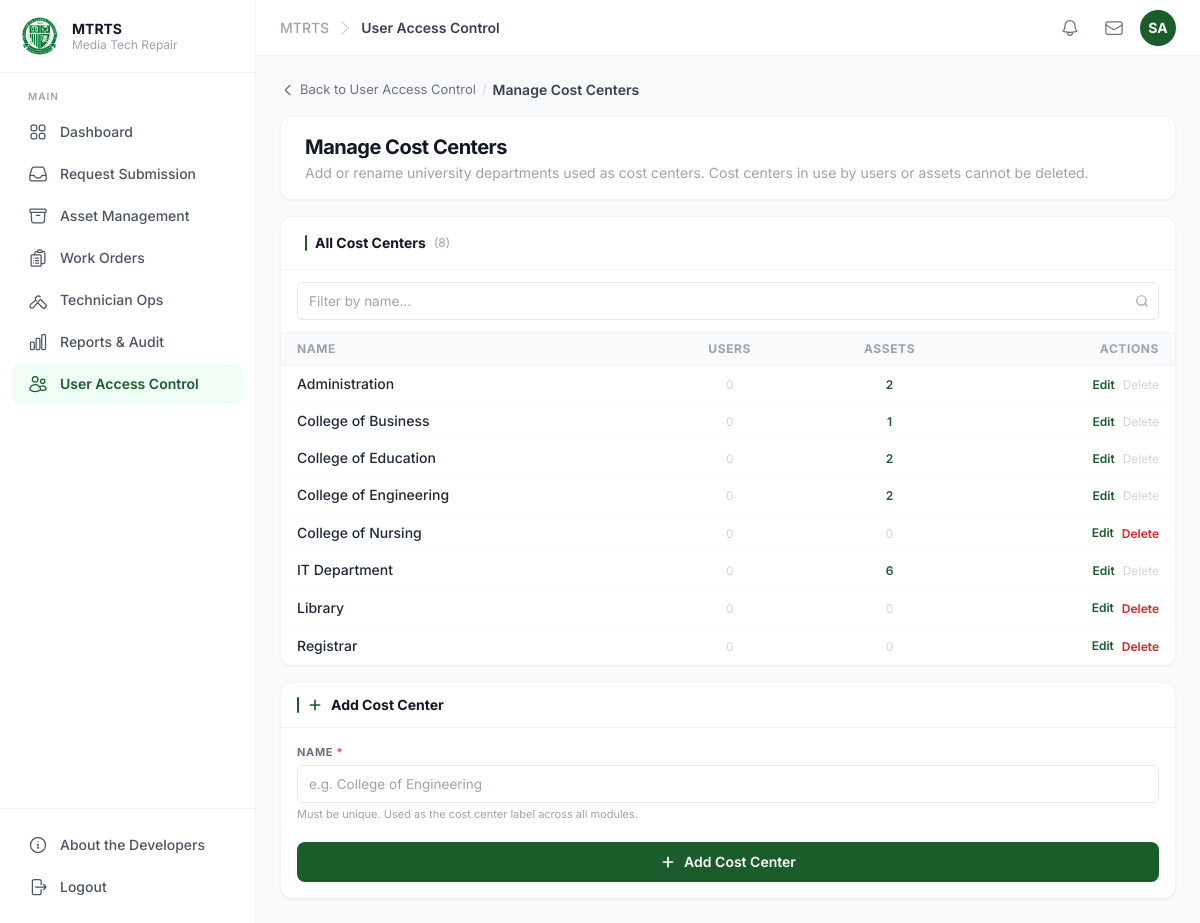
/modules/users/cost_centers.php (signed in), run on the app's committed database.
### tables this page shows
CREATE TABLE departments (
  department_id   INT           PRIMARY KEY AUTO_INCREMENT,
  department_name VARCHAR(100)  NOT NULL UNIQUE
);

### modules/users/cost_centers.php (called while the page is built, shortened)
<?php
require_once __DIR__ . '/../../config/guard.php';
$departments = get_departments_with_counts($pdo);
$edit_id  = (int)($_GET['edit'] ?? 0);
$edit_dept = $edit_id ? get_department_by_id($pdo, $edit_id) : false;
$form_data   = $_SESSION['dept_form_data']   ?? [];
$form_errors = $_SESSION['dept_form_errors'] ?? [];
require __DIR__ . '/cost_centers.view.php';
require_once __DIR__ . '/../../includes/footer.php';

### modules/users/functions.php (called while the page is built, shortened)
<?php
function get_departments_with_counts(PDO $pdo): array {
    return $pdo->query("
        SELECT d.department_id, d.department_name,
               COUNT(DISTINCT u.user_id)  AS user_count,
               COUNT(DISTINCT a.asset_id) AS asset_count
        FROM departments d
        LEFT JOIN users  u ON u.department_id = d.department_id
        LEFT JOIN assets a ON a.department_id = d.department_id
        GROUP BY d.department_id, d.department_name
        ORDER BY d.department_name
    ")->fetchAll();
}

### modules/users/cost_centers.view.php (the view, shortened to what this page needs)
<?php
$is_editing = (bool) $edit_dept;
$fv = function (string $k, string $default = '') use ($form_data, $edit_dept) {
    if (array_key_exists($k, $form_data)) return (string) $form_data[$k];
    if ($edit_dept && array_key_exists($k, $edit_dept)) return (string) $edit_dept[$k];
    return $default;
};
?>
<div class="back-row mb-4">
  <a href="index.php">
    <svg class="w-4 h-4" fill="none" viewBox="0 0 24 24" stroke="currentColor" stroke-width="2">
      <path stroke-linecap="round" stroke-linejoin="round" d="M15 19l-7-7 7-7"/>
    </svg>
    Back to User Access Control
  </a>
  <span class="text-gray-300">/</span>
  <span class="text-sm font-semibold text-gray-700">Manage Cost Centers</span>
</div>
<div class="bg-white rounded-xl shadow-sm border border-gray-100 px-6 py-4 mb-4">
  <h2 class="text-xl font-bold text-gray-900 tracking-tight">Manage Cost Centers</h2>
  <p class="text-sm text-gray-400 mt-0.5">
    Add or rename university departments used as cost centers. Cost centers in use by users or assets cannot be deleted.
  </p>
</div>
<div class="grid grid-cols-1 xl:grid-cols-[1fr_300px] gap-4 items-start">
  <div class="bg-white rounded-xl shadow-sm border border-gray-100 overflow-hidden">
    <div class="px-6 py-4 border-b border-gray-100">
      <h3 class="text-sm font-bold text-gray-900 flex items-center gap-2">
        <span class="block w-0.5 h-4 bg-olfu-green rounded"></span>
        All Cost Centers
        <span class="text-xs font-normal text-gray-400" id="dept-count">(<?= count($departments) ?>)</span>
      </h3>
    </div>
    <?php if ($departments): ?>
      <div class="px-4 py-3 border-b border-gray-100">
        <div class="relative">
          <svg class="absolute right-2.5 top-1/2 -translate-y-1/2 w-3.5 h-3.5 text-gray-400" fill="none" viewBox="0 0 24 24" stroke="currentColor" stroke-width="2">
            <circle cx="11" cy="11" r="8"/><path stroke-linecap="round" d="M21 21l-4.35-4.35"/>
          </svg>
          <input type="text" id="dept-search" placeholder="Filter by name…"
                 class="fin pr-8 text-sm" oninput="filterDepts()">
        </div>
      </div>
      <table class="w-full border-collapse text-sm">
        <thead>
          <tr class="border-b border-gray-100 bg-gray-50">
            <th class="py-2 px-4 text-left  text-xs font-bold uppercase tracking-wider text-gray-400">Name</th>
            <th class="py-2 px-4 text-center text-xs font-bold uppercase tracking-wider text-gray-400">Users</th>
            <th class="py-2 px-4 text-center text-xs font-bold uppercase tracking-wider text-gray-400">Assets</th>
            <th class="py-2 px-4 text-right  text-xs font-bold uppercase tracking-wider text-gray-400">Actions</th>
          </tr>
        </thead>
        <tbody id="dept-tbody">
          <?php foreach ($departments as $dept): ?>
            <?php $in_use = ((int)$dept['user_count'] + (int)$dept['asset_count']) > 0; ?>
            <tr class="border-b border-gray-50 hover:bg-gray-50">
              <td class="py-2 px-4 text-gray-800 font-medium"><?= htmlspecialchars($dept['department_name']) ?></td>
              <td class="py-2 px-4 text-center">
                <?php if ((int)$dept['user_count'] > 0): ?>
                  <a href="index.php?dept_id=<?= (int)$dept['department_id'] ?>"
                     class="text-xs font-semibold text-olfu-green hover:underline"
                     title="View users in this cost center"><?= (int)$dept['user_count'] ?></a>
                <?php else: ?>
                  <span class="text-gray-300 text-xs">0</span>
                <?php endif; ?>
              </td>
              <td class="py-2 px-4 text-center">
                <?php if ((int)$dept['asset_count'] > 0): ?>
                  <a href="../assets/index.php"
                     class="text-xs font-semibold text-olfu-green hover:underline"
                     title="View assets under this cost center"><?= (int)$dept['asset_count'] ?></a>
                <?php else: ?>
                  <span class="text-gray-300 text-xs">0</span>
                <?php endif; ?>
              </td>
              <td class="py-2 px-4 text-right">
                <div class="inline-flex items-center gap-2">
                  <a href="cost_centers.php?edit=<?= $dept['department_id'] ?>"
                     class="text-xs font-semibold text-olfu-green hover:underline">Edit</a>
                  <?php if ($in_use): ?>
                    <span class="text-xs text-gray-300"
                          title="Cannot delete — assigned to <?= (int)$dept['user_count'] ?> user(s) and <?= (int)$dept['asset_count'] ?> asset(s).">Delete</span>
                  <?php else: ?>
                    <form method="POST" action="cost_center_save.php" class="inline"
                          onsubmit="return confirm('Delete this cost center? This cannot be undone.');">
                      <button type="submit" class="text-xs font-semibold text-red-600 hover:underline">Delete</button>
                    </form>
                  <?php endif; ?>
                </div>
              </td>
            </tr>
          <?php endforeach; ?>
        </tbody>
      </table>
    <?php else: ?>
      <p class="p-6 text-sm text-gray-400 italic">No cost centers yet — add your first one using the form on the right.</p>
    <?php endif; ?>
  </div>
  <div class="bg-white rounded-xl shadow-sm border <?= $is_editing ? 'border-amber-200 ring-1 ring-amber-100' : 'border-gray-100' ?> overflow-hidden">
    <div class="px-4 py-3 border-b <?= $is_editing ? 'border-amber-100 bg-amber-50/60' : 'border-gray-100' ?>">
      <h3 class="text-sm font-bold flex items-center gap-2 <?= $is_editing ? 'text-amber-800' : 'text-gray-900' ?>">
        <span class="block w-0.5 h-4 rounded <?= $is_editing ? 'bg-amber-500' : 'bg-olfu-green' ?>"></span>
        <?php if ($is_editing): ?>
          <svg class="w-4 h-4" fill="none" viewBox="0 0 24 24" stroke="currentColor" stroke-width="2">
            <path stroke-linecap="round" stroke-linejoin="round" d="M11 4H4a2 2 0 00-2 2v14a2 2 0 002 2h14a2 2 0 002-2v-7M18.5 2.5a2.121 2.121 0 013 3L12 15l-4 1 1-4 9.5-9.5z"/>
          </svg>
          Edit Cost Center
          <span class="ml-auto text-[10px] font-bold uppercase tracking-wider text-amber-700 bg-amber-100 px-2 py-0.5 rounded-full">Editing</span>
        <?php else: ?>
          <svg class="w-4 h-4 text-olfu-green" fill="none" viewBox="0 0 24 24" stroke="currentColor" stroke-width="2.5">
            <path stroke-linecap="round" stroke-linejoin="round" d="M12 5v14M5 12h14"/>
          </svg>
          Add Cost Center
        <?php endif; ?>
      </h3>
    </div>
    <form method="POST" action="cost_center_save.php" class="p-4 flex flex-col gap-3">
      <div>
        <label class="flbl" for="department_name">Name <span class="text-red-500">*</span></label>
        <input type="text" id="department_name" name="department_name"
               value="<?= htmlspecialchars($fv('department_name')) ?>"
               class="fin <?= !empty($form_errors['department_name']) ? 'fin-err' : '' ?>"
               placeholder="e.g. College of Engineering" maxlength="100">
        <?php if (!empty($form_errors['department_name'])): ?>
          <p class="ferr-msg"><?= htmlspecialchars($form_errors['department_name']) ?></p>
        <?php else: ?>
          <p class="fhint">Must be unique. Used as the cost center label across all modules.</p>
        <?php endif; ?>
      </div>
      <div class="flex flex-col gap-2 pt-2">
        <?php if ($is_editing): ?>
          <button type="submit"
                  class="w-full flex items-center justify-center gap-2 bg-amber-500 hover:bg-amber-600 text-white font-semibold text-sm py-2.5 rounded-lg transition-colors">
            <svg class="w-4 h-4" fill="none" viewBox="0 0 24 24" stroke="currentColor" stroke-width="2">
              <path stroke-linecap="round" stroke-linejoin="round" d="M5 13l4 4L19 7"/>
            </svg>
            Save Changes
          </button>
          <a href="cost_centers.php"
             class="w-full flex items-center justify-center text-sm font-medium text-gray-500 hover:text-gray-800 py-2 rounded-lg hover:bg-gray-50 transition-colors">
            Cancel edit
          </a>
        <?php else: ?>
          <button type="submit"
                  class="w-full flex items-center justify-center gap-2 bg-olfu-green hover:bg-olfu-green-md text-white font-semibold text-sm py-2.5 rounded-lg transition-colors">
            <svg class="w-4 h-4" fill="none" viewBox="0 0 24 24" stroke="currentColor" stroke-width="2.5">
              <path stroke-linecap="round" stroke-linejoin="round" d="M12 5v14M5 12h14"/>
            </svg>
            Add Cost Center
          </button>
        <?php endif; ?>
      </div>
    </form>
  </div>
</div>

### public/assets/css/typography.css (style rules this page uses)
*, *::before, *::after { font-family: 'Inter', ui-sans-serif, system-ui, -apple-system, sans-serif; }

### modules/users/_styles.php (style rules this page uses)
.flbl { font-size:11px;font-weight:700;text-transform:uppercase;letter-spacing:.06em;color:#6b7280;display:block;margin-bottom:4px; }
.fin { width:100%;padding:8px 11px;border:1.5px solid #e5e7eb;border-radius:6px;font-size:13.5px;font-family:inherit;color:#1f2937;outline:none;transition:border .15s,box-shadow .15s;background:#fff; }
.fhint { font-size:11px;color:#9ca3af;margin-top:3px; }
.back-row { display:flex;align-items:center;gap:6px;margin-bottom:16px;font-size:13px;color:#6b7280; }
.back-row a { color:#6b7280;text-decoration:none;display:flex;align-items:center;gap:4px; }

### data on the page
departments: department_name "Administration", asset_count "2"
departments: department_name "College of Business", asset_count "1"
departments: department_name "College of Education", asset_count "2"
departments: department_name "College of Engineering", asset_count "2"
departments: department_name "College of Nursing", shows "0"
departments: department_name "IT Department", asset_count "6"
departments: department_name "Library", shows "0"
departments: department_name "Registrar", shows "0"

### other printed values
$label "Request Submission"
$label "Asset Management"
$label "Work Orders"
$label "Technician Ops"
$label "Reports & Audit"
$label "User Access Control"
$page_title "User Access Control"
$initials "SA"
count($departments) "8"
